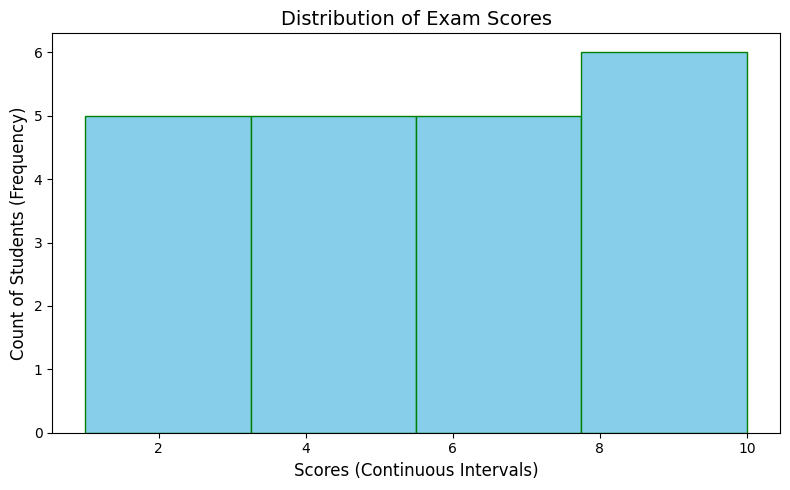

Write Python code to recreate this figure.
import matplotlib.pyplot as plt
import numpy as np

# dummy data
data = [1, 2, 3, 4, 5, 6, 7, 8, 9, 10,9,8,7,6,5,10,4,3,5,1,7]

# 2. Create the histogram
plt.figure(figsize=(8, 5))
plt.hist(data, bins=4, color='skyblue', edgecolor='green')

# 3. Add labels and title
plt.title('Distribution of Exam Scores', fontsize=14)
plt.xlabel('Scores (Continuous Intervals)', fontsize=12)
plt.ylabel('Count of Students (Frequency)', fontsize=12)

# 4. Display the plot
plt.tight_layout()
plt.show()
